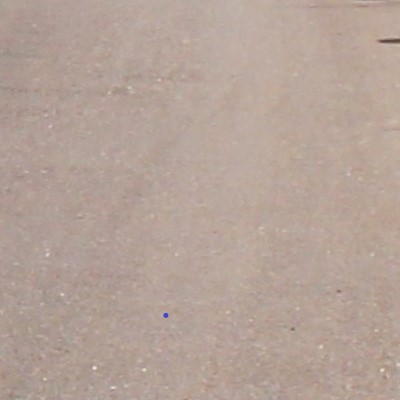
#> input picture 098.picture/Sample/Road_7_justroad.jpg, 400 x 400 px, given in place of Road_10.jpg, which was not available
$ python Hist_compire.py
#> lines starting #> are read from the running program, lines starting #| are printed output that depends on the picture; after the words box and inside, x2 and y2 are one past the last pixel; in counts of white or black regions, pixels touching at a corner belong together; pictures that were not available may be replaced by others from this repository, and a replacement may not be noted
from skimage.transform import rotate
from skimage.feature import local_binary_pattern
from skimage import data, io,data_dir,filters, feature
from skimage.color import label2rgb
import skimage
import numpy as np
import matplotlib.pyplot as plt
from PIL import Image
import cv2

radius = 1  # LBP算法中范围半径的取值
n_points = radius*8

img = cv2.imread("../098.picture/Road/Road_10.jpg",0)
#> img: shape (400, 400); min 72, max 234, mean 166.5
img_compire = cv2.imread("../098.picture/Sample/Road_10_justroad.jpg",0)
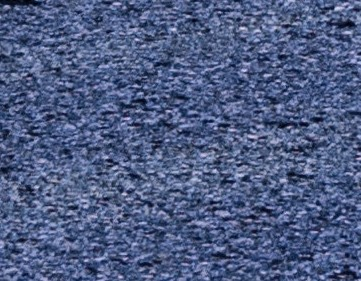
#> input picture 098.picture/Sample/Road_10_justroad.jpg, 361 x 281 px
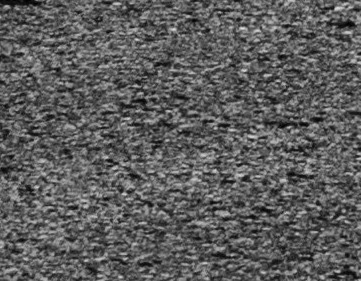
#> img_compire: shape (281, 361); min 0, max 224, mean 92.3
# 计算图img的直方图


image_lbp = local_binary_pattern(img, n_points, radius,method ='ror')
image_lbp2 = local_binary_pattern(img, n_points, radius,method ='ror')
img_compire_lbp = local_binary_pattern(img_compire, n_points, radius,method ='ror')
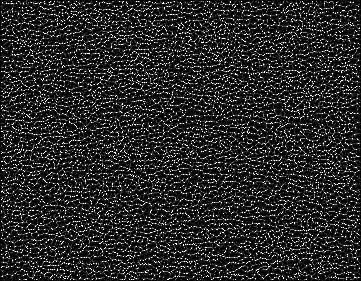
#> img_compire_lbp: shape (281, 361) float64; min 0, max 255, mean 42.7


H1 = cv2.calcHist([img_compire_lbp.astype('uint8')], [0], None, [512],[0,512])
#> H1 = 512 values, max 19087 at index 15, min 0 at index 2, mean 198.1
H1 = cv2.normalize(H1, H1, 0, 1, cv2.NORM_MINMAX, -1) # 对图片进行归一化处理
#> H1 = 512 values, max 1 at index 15, min 0 at index 2, mean 0.0104

# 计算图img2的直方图
Block_high = 10*4
w=4000
h=6000
h,w = image_lbp.shape
#> h = 400; w = 400
for i in range (0,int(w/Block_high)):
    for j in range(0,int(h/Block_high)):
        x=i*Block_high
        y=j*Block_high
        H2 = cv2.calcHist([image_lbp[y:y+Block_high,x:x+Block_high].astype('uint8')], [0], None, [512],[0,512])
        H2 = cv2.normalize(H2, H2, 0, 1, cv2.NORM_MINMAX, -1)

        # 利用compareHist（）进行比较相似度
        similarity = cv2.compareHist(H1, H2, cv2.HISTCMP_CORREL)
        print(similarity)
        if (similarity>0.9):
            image_lbp[y:y+Block_high,x:x+Block_high]=255
# =============================================================================
#             print("大")
# =============================================================================
        else:
            image_lbp[y:y+Block_high,x:x+Block_high]=0
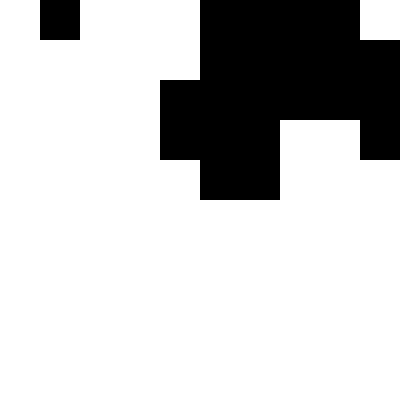
#> image_lbp: shape (400, 400) float64; 78% white; 2 black regions, box (x1, y1, x2, y2) and area: (160, 0, 400, 200) 33600, (40, 0, 80, 40) 1600
# =============================================================================
#             print("小")
# =============================================================================

print(i,j)
#| 9 9
cv2.imshow("image_lbp",image_lbp)
cv2.imshow("img_compire_lbp",img_compire_lbp)
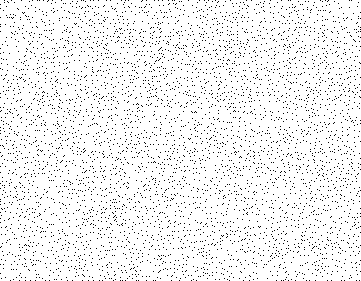
#> window 'img_compire_lbp': shape (281, 361); 95% white; black in thin lines or dots
Final = cv2.addWeighted(image_lbp,0.5,image_lbp2,0.5,0)
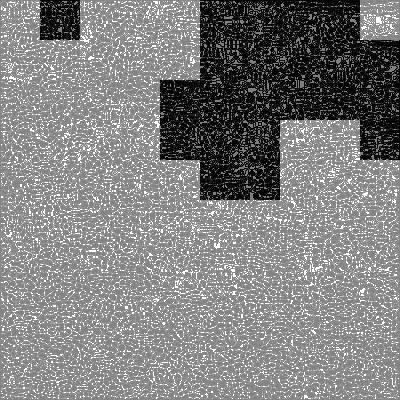
#> Final: shape (400, 400) float64; min 0, max 255, mean 129.3
cv2.imshow("Final",Final)


cv2.imwrite('../098.picture/Block_test_forRoad10.jpg',image_lbp)
cv2.imwrite('../098.picture/Block_test_Final_forRoad10.jpg',Final)
cv2.waitKey(0)
cv2.destroyAllWindows()

# img和img1直方图展示
plt.subplot(2, 1,1)
plt.plot(H1)
plt.subplot(2,1,2)
plt.plot(H2)
plt.show()
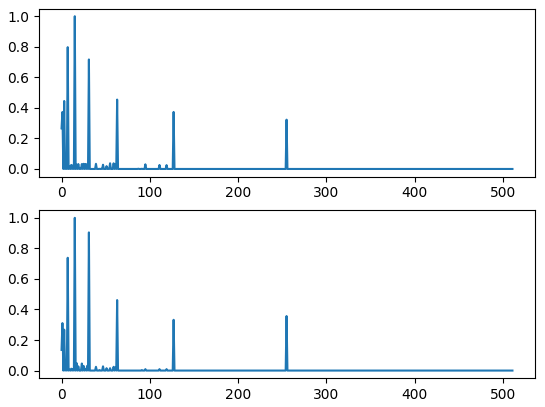
#> figure drawn by matplotlib, 2 panels; panel 1: curve peaks at x = 15, y = 1; panel 2: curve peaks at x = 15, y = 1
